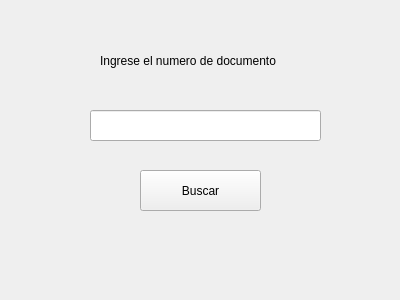
<?xml version="1.0" encoding="UTF-8"?>
<ui version="4.0">
 <class>Form</class>
 <widget class="QWidget" name="Form">
  <property name="geometry">
   <rect>
    <x>0</x>
    <y>0</y>
    <width>400</width>
    <height>300</height>
   </rect>
  </property>
  <property name="windowTitle">
   <string>Form</string>
  </property>
  <widget class="QLineEdit" name="lineEdit">
   <property name="geometry">
    <rect>
     <x>90</x>
     <y>110</y>
     <width>231</width>
     <height>31</height>
    </rect>
   </property>
   <property name="text">
    <string/>
   </property>
  </widget>
  <widget class="QPushButton" name="pushButton">
   <property name="geometry">
    <rect>
     <x>140</x>
     <y>170</y>
     <width>121</width>
     <height>41</height>
    </rect>
   </property>
   <property name="text">
    <string>Buscar</string>
   </property>
  </widget>
  <widget class="QLabel" name="label">
   <property name="geometry">
    <rect>
     <x>100</x>
     <y>40</y>
     <width>251</width>
     <height>41</height>
    </rect>
   </property>
   <property name="text">
    <string>Ingrese el numero de documento</string>
   </property>
  </widget>
 </widget>
 <resources/>
 <connections/>
</ui>
